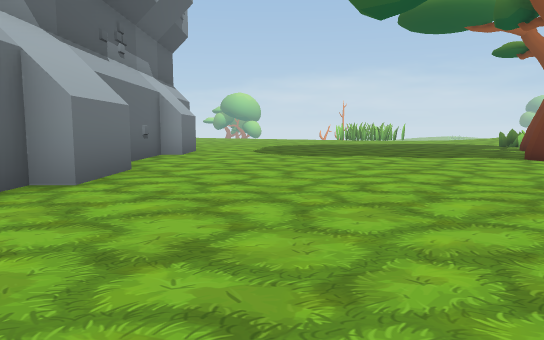
view 1 (above)

24 first-person views from a walk through a Unity game level. The camera is 1.2 m above the floor, tilts 6° down and sees 70° across. The floor is counted in squares, 2 m on a side. Each view is taken from the middle of a square. On the plan, view 1 faces up. The plan holds only what a view shows up to about 11 squares ahead; the rest is blank. The place goes on beyond the plan.

view 2
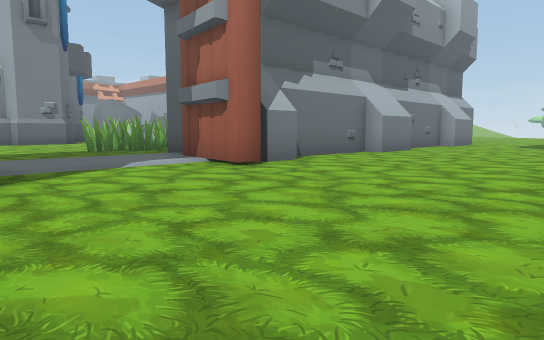

view 3
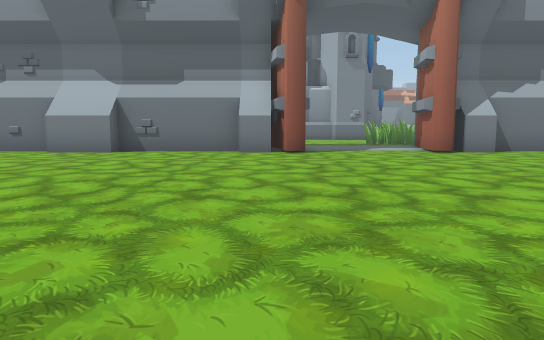

view 4
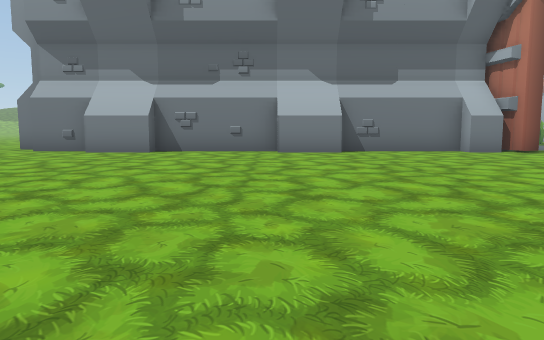

view 5
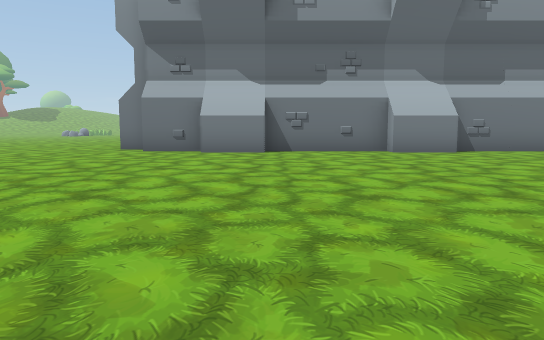

view 6
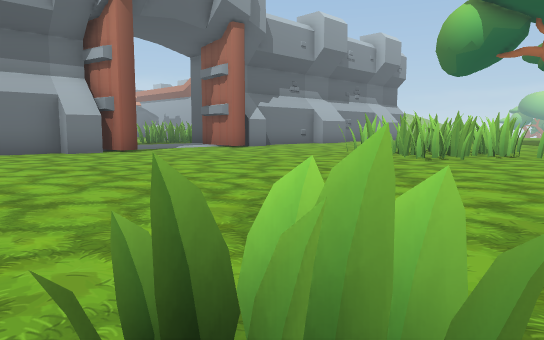

view 7
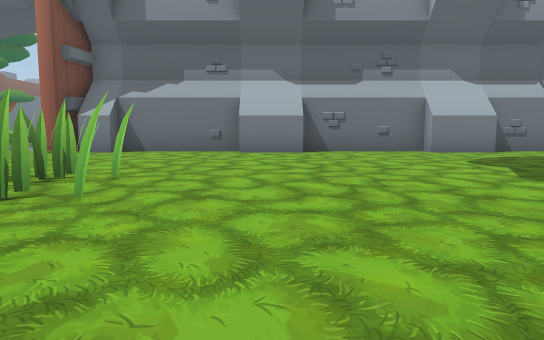

view 8
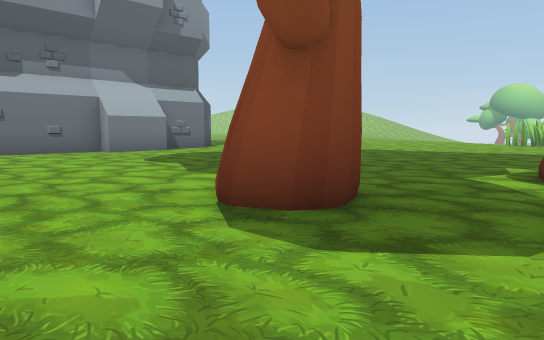

view 9
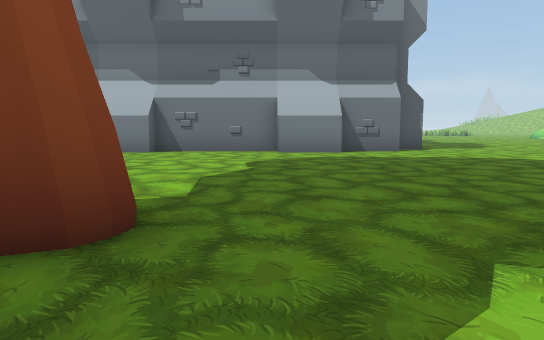

view 10
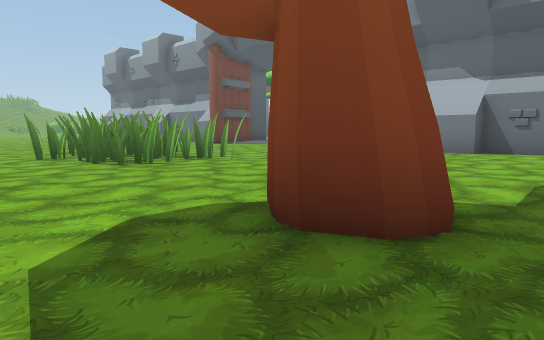

view 11
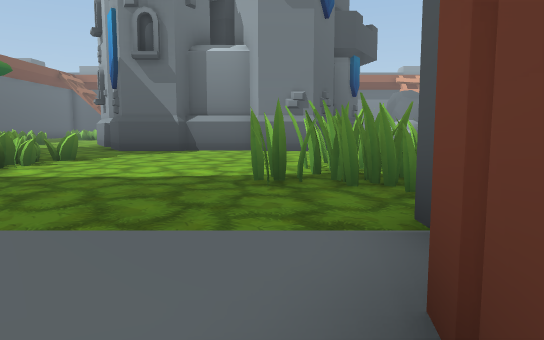

view 12
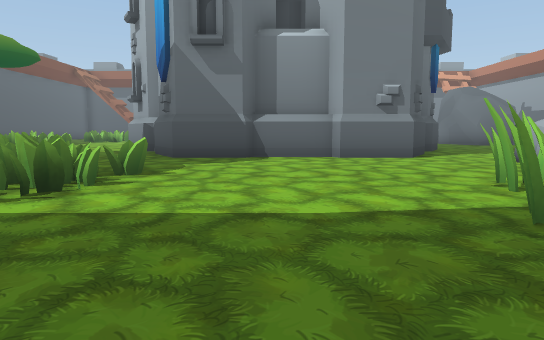

view 13
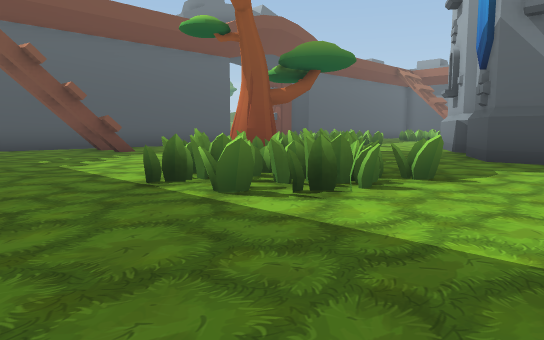

view 14
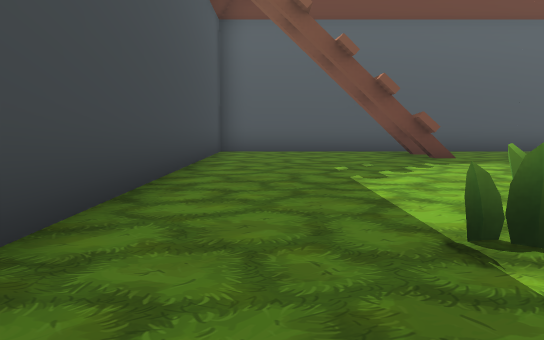

view 15
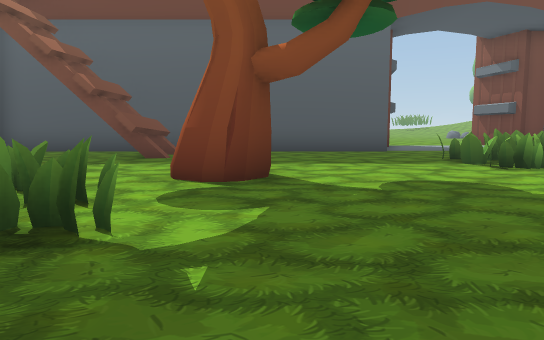

view 16
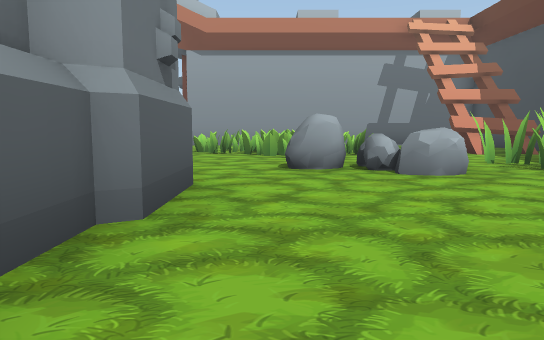

view 17
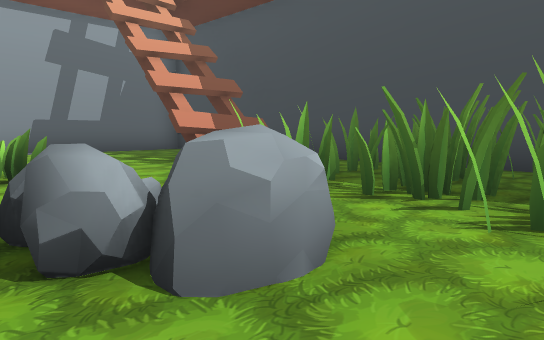

view 18
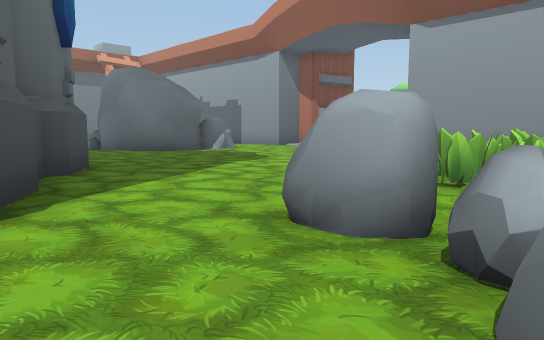

view 19
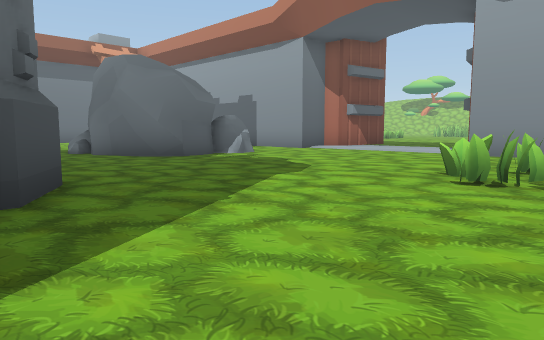

view 20
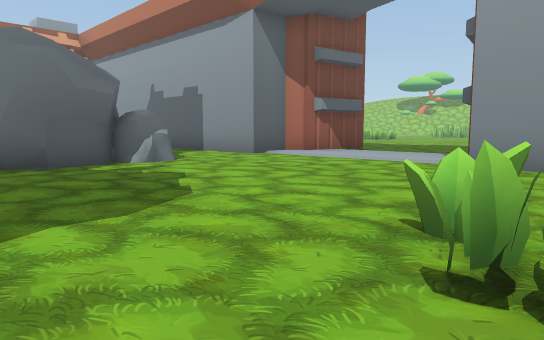

view 21
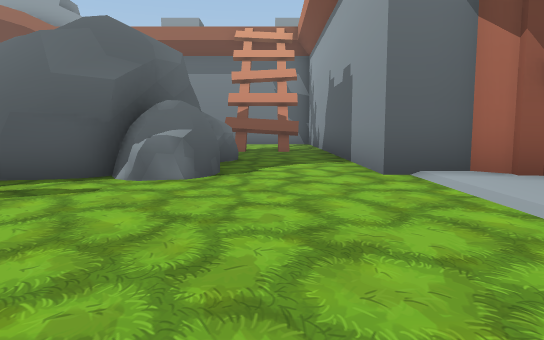

view 22
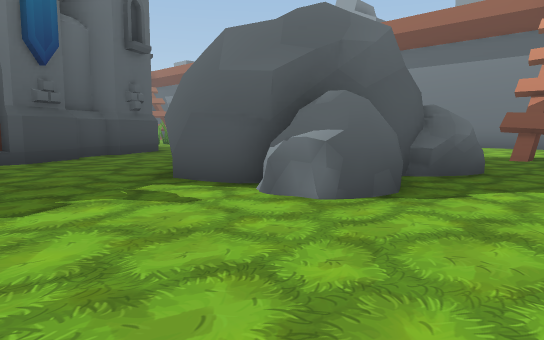

view 23
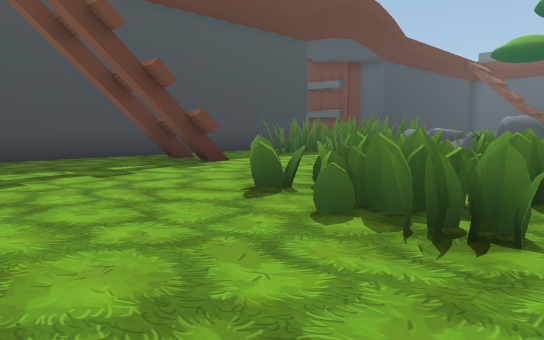

view 24
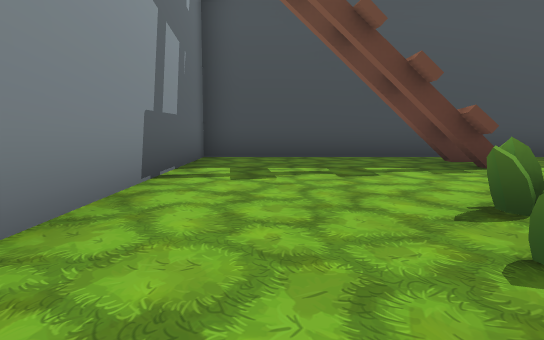

### Floor plan
Key: @ floor where view 1 was taken; # wall or solid block; x gap in a wall; . main floor; : floor 0.5 m higher than the main floor; ^ raised ledge; T tree; R rock; O other object.
Columns run from 27 left of view 1 to 8 right of it. Each row starts with its distance up from view 1.
 13       #...              ...........
 12       #....#            #..........
 11 #######....############ #.........#
 10 #.....................###..........
  9 ^.....................###...........
  8 ^..RRRR...............###.......T#..
  7    RRRR...............###........#..
  6    ORRR........ ...^#.###...........
  5    ORRR........ ......###...........
  4    .R.................###..........
  3      ...........  #...###.......#..
  2     ...#::#...RRRR..#.###..........
  1     .###  ###...R..##.###......##..
  0     ##      ##.....##.####.@....#.
 -1              #.....#...............
 -2              #.....................
 -3              #.....................
 -4              #.....................
 -5             ##........  ##..........
 -6             #.........  #...........
 -7           #...........###...........
 -8            ...........###...........
 -9            ...........###...........
-10           .....T......###..........
-11           ..... ......###...........
-12           ..... ......###..........
-13           .......#....###..........
-14           .......^....###...........
-15           .......x....###..........
-16           .############ #.........
-17                         #.......
-18                         .......
-19                         .....

Where each view was taken, in squares from view 1:
view 1: 0 up, 0 right, facing up
view 2: 5 down, 3 right, facing up-left
view 3: 5 down, 8 right, facing left
view 4: 11 down, 8 right, facing left
view 5: 14 down, 8 right, facing left
view 6: 9 down, 8 right, facing up-left
view 7: 5 up, 8 right, facing left
view 8: 5 up, 8 right, facing up-left
view 9: 9 up, 8 right, facing left
view 10: 9 up, 8 right, facing down-left
view 11: 1 down, 3 left, facing left
view 12: 3 down, 5 left, facing left
view 13: 3 down, 6 left, facing down-left
view 14: 5 down, 7 left, facing down
view 15: 5 down, 13 left, facing down
view 16: 4 down, 13 left, facing up
view 17: 0 up, 12 left, facing up-right
view 18: 0 up, 11 left, facing up-left
view 19: 1 up, 13 left, facing up-left
view 20: 4 up, 14 left, facing up-left
view 21: 9 up, 16 left, facing left
view 22: 10 up, 18 left, facing down-left
view 23: 10 up, 14 left, facing down-right
view 24: 9 up, 14 left, facing right
